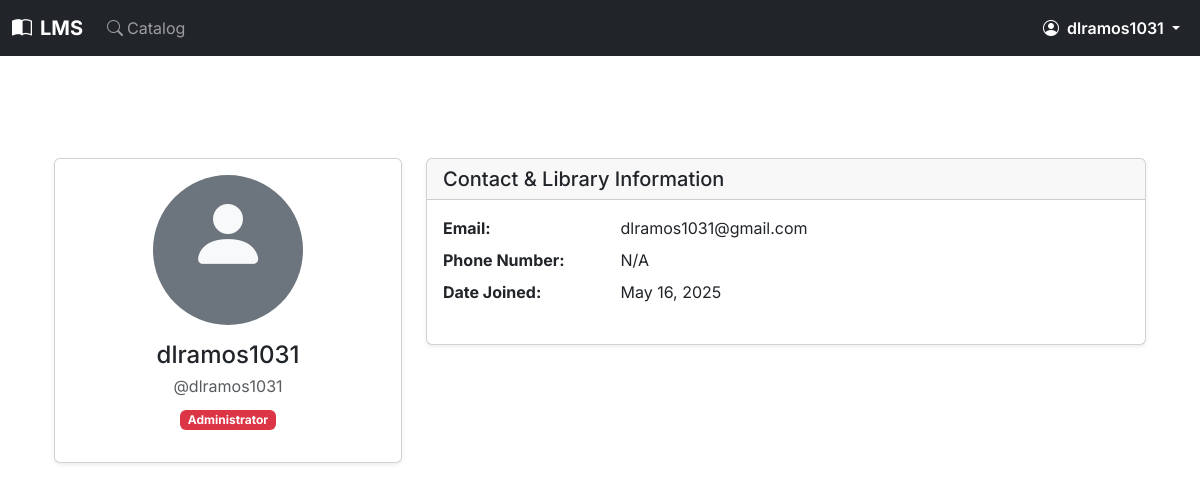
Screenshot of /profile/ (signed in) with the database file from the repository.
### users/models.py (models this page shows, shortened)
class CustomUser(AbstractUser):
    middle_initial = models.CharField(
        _('middle initial'),
        max_length=10,
        blank=True,
        null=True,
        help_text=_("User's middle initial (optional)")
    )
    suffix = models.CharField(
        _('suffix'),
        max_length=10,
        blank=True,
        null=True,
        help_text=_("e.g., Jr., Sr., III (optional)")
    )
    ROLE_CHOICES = (
        ('BORROWER', _('Borrower')),    # For students and other general library users
        ('LIBRARIAN', _('Librarian')),  # For library staff managing books and circulation
        ('ADMIN', _('Administrator')),  # For system administrators with full access
    )
    role = models.CharField(
        _('role'),
        max_length=20,
        choices=ROLE_CHOICES,
        default='BORROWER',
        help_text=_('The primary role of this user within the library system')
    )
    borrower_id_label = models.CharField(
        _('borrower ID label'),
        max_length=50,
        default="Library ID",
        help_text=_("Label for the borrower's unique identifier (e.g., Student ID, Library Card No.)")
    )
    borrower_id_value = models.CharField(
        _('borrower ID value'),
        max_length=50,
        unique=True,
        null=True,
        blank=True,
        help_text=_("The borrower's unique library identifier value (e.g., 'S12345', 'LC00789')")
    )
    physical_address = models.TextField(
        _('physical address'),
        blank=True,
        null=True,
        help_text=_("Borrower's physical mailing address (optional)")
    )
    birth_date = models.DateField(
        _('birth date'),
        null=True,
        blank=True,
        help_text=_("Borrower's date of birth (optional)")
    )
    phone_number = models.CharField(
        _('phone number'),
        max_length=20,
        blank=True,
        null=True,
        help_text=_("Borrower's contact phone number (optional)")
    )
    profile_picture = models.ImageField(
        _("Profile Picture"),
        upload_to='profile_pics/',
        blank=True,
        null=True,
        help_text=_("Upload a profile picture (optional).")
    )
    BORROWER_TYPE_CHOICES = (
        ('STUDENT', _('Student')),                  # Full-time students
        ('FACULTY', _('Faculty')),                  # Faculty members
        ('STAFF_MEMBER', _('Staff Member')),        # University staff (non-faculty) who are borrowers
        ('ALUMNI', _('Alumni')),                    # Former students who are still borrowers
        ('COMMUNITY', _('Community Member')),       # Other verified local borrowers
        ('OTHER', _('Other Verified Borrower')),    # Other verified borrowers (e.g., local residents, non-student/faculty)
    )
    borrower_type = models.CharField(
        _('borrower type'),
        max_length=30,
        choices=BORROWER_TYPE_CHOICES,
        null=True,
        blank=True,
        help_text=_('Category of the borrower, e.g., Student, Faculty (used if role is Borrower)')
    )
    groups = models.ManyToManyField(
        'auth.Group',
        verbose_name=_('groups'),
        blank=True,
        help_text=_(
            'The groups this user belongs to. A user will get all permissions '
            'granted to each of their groups.'
        ),
        related_name="customuser_groups",
        related_query_name="customuser",
    )
    user_permissions = models.ManyToManyField(
        'auth.Permission',
        verbose_name=_('user permissions'),
        blank=True,
        help_text=_('Specific permissions for this user.'),
        related_name="customuser_permissions",
        related_query_name="customuser",
    )
    def get_full_name(self):
        parts = [self.first_name]
        if self.middle_initial:
            parts.append(f"{self.middle_initial}.")
        parts.append(self.last_name)
        if self.suffix:
            parts.append(self.suffix)
        full_name = " ".join(filter(None, parts))
        return full_name.strip()
    class Meta:
        verbose_name = _('User')
        verbose_name_plural = _('Users')
        ordering = ['last_name', 'first_name']

### users/views.py (the view)
# urls.py: path('profile/', views.user_profile_view, name='my_profile'),
@login_required
def user_profile_view(request):
    profile_user = get_object_or_404(CustomUser, pk=request.user.pk)
    user_borrowings = Borrowing.objects.filter(borrower=profile_user).select_related('book_copy__book').order_by('-issue_date')[:5]
    context = {
        'profile_user': profile_user,
        'borrowings': user_borrowings,
        'page_title': _(f"My Profile: {profile_user.username}"),
        'view_context': 'portal',
        'is_own_profile': True,
        'back_url': reverse_lazy('books:portal_catalog') # Or None if no explicit back button needed
    }
    return render(request, 'users/portal/profile.html', context) # Point to the wrapper

### users/templates/users/portal/profile.html (shortened to what this page needs)
{% extends "portal/portal_base.html" %}
{% load static %}
{% load bootstrap5 %}
{% block portal_content %}
    {% include "users/_profile_content.html" %}
{% endblock portal_content %}

### templates/portal/portal_base.html (shortened to what this page needs)
{% extends "base.html" %}
{% load static %}
{% load bootstrap5 %}
{% block site_nav_items %}
    <ul class="navbar-nav me-auto mb-2 mb-lg-0">
        <li class="nav-item">
            <a class="nav-link {% if request.resolver_match.view_name == 'books:portal_catalog' %}active fw-semibold{% endif %}" href="{% url 'books:portal_catalog' %}">
               <i class="bi bi-search me-1"></i>Catalog
            </a>
        </li>
    </ul>
    <ul class="navbar-nav ms-auto mb-2 mb-lg-0 align-items-center">
        {% if user.is_authenticated %}
            <li class="nav-item dropdown">
                <a class="nav-link dropdown-toggle {% if 'my_profile' in request.resolver_match.view_name or 'edit_my_profile' in request.resolver_match.view_name or 'password_change' in request.resolver_match.view_name %}active fw-semibold{% endif %}" href="#" id="userProfileDropdownPortal" role="button" data-bs-toggle="dropdown" aria-expanded="false">
                    {% if user.profile_picture %}
                        <img src="{{ user.profile_picture.url }}" alt="{{ user.username }}" class="rounded-circle me-1" style="width: 24px; height: 24px; object-fit: cover;">
                    {% else %}
                        <i class="bi bi-person-circle me-1"></i>
                    {% endif %}
                    {{ user.first_name|default:user.username }}
                </a>
            </li>
        {% endif %}
    </ul>
{% endblock site_nav_items %}
{% block main_container_class %}container py-3 mt-5 pt-3{% endblock %}
{% block content_body %}
    <div class="portal-main-content">
        {% block portal_content %}{% endblock portal_content %}
    </div>
{% endblock content_body %}

### users/templates/users/_profile_content.html (shortened to what this page needs)
{% load static %}
{% load bootstrap5 %}
<div class="container py-4">
    <div class="row">
        <div class="col-lg-4">
            <div class="card shadow-sm mb-4">
                <div class="card-body text-center">
                    {% if profile_user.profile_picture %}
                        <img src="{{ profile_user.profile_picture.url }}" alt="{{ profile_user.username }}"
                             class="rounded-circle img-fluid mb-3" style="width: 150px; height: 150px; object-fit: cover;">
                    {% else %}
                        <div class="d-flex justify-content-center align-items-center">
                            <div class="rounded-circle bg-secondary text-light mb-3"
                                style="width: 150px; height: 150px;">
                                <i class="bi bi-person-fill" style="font-size: 5rem;"></i>
                            </div>
                        </div>
                    {% endif %}
                    <h4 class="card-title mb-1">{{ profile_user.get_full_name|default:profile_user.username }}</h4>
                    <p class="text-muted mb-2">@{{ profile_user.username }}</p>
                    <span class="badge
                        {% if profile_user.role == 'ADMIN' %}bg-danger
                        {% elif profile_user.role == 'LIBRARIAN' %}bg-info text-dark
                        {% else %}bg-primary{% endif %} mb-3">{{ profile_user.get_role_display }}</span>
                </div>
            </div>
        </div>
        <div class="col-lg-8">
            <div class="card shadow-sm mb-4">
                <div class="card-header">
                    <h5 class="mb-0">Contact & Library Information</h5>
                </div>
                <div class="card-body">
                    <dl class="row">
                        <dt class="col-sm-3">Email:</dt>
                        <dd class="col-sm-8">{{ profile_user.email|default:"N/A" }}</dd>
                        <dt class="col-sm-3">Phone Number:</dt>
                        <dd class="col-sm-8">{{ profile_user.phone_number|default:"N/A" }}</dd>
                        <dt class="col-sm-3">Date Joined:</dt>
                        <dd class="col-sm-8">{{ profile_user.date_joined|date:"F j, Y" }}</dd>
                    </dl>
                </div>
            </div>
        </div>
    </div>
</div>

### templates/base.html (style rules this page uses)
body { font-family: 'Inter', sans-serif; padding-top: 70px; }

### rows the page displays
CustomUser: first_name "dlramos1031", get_full_name "dlramos1031", username "dlramos1031", role "Administrator", email "dlramos1031@gmail.com", phone_number "N/A", date_joined "May 16, 2025"
